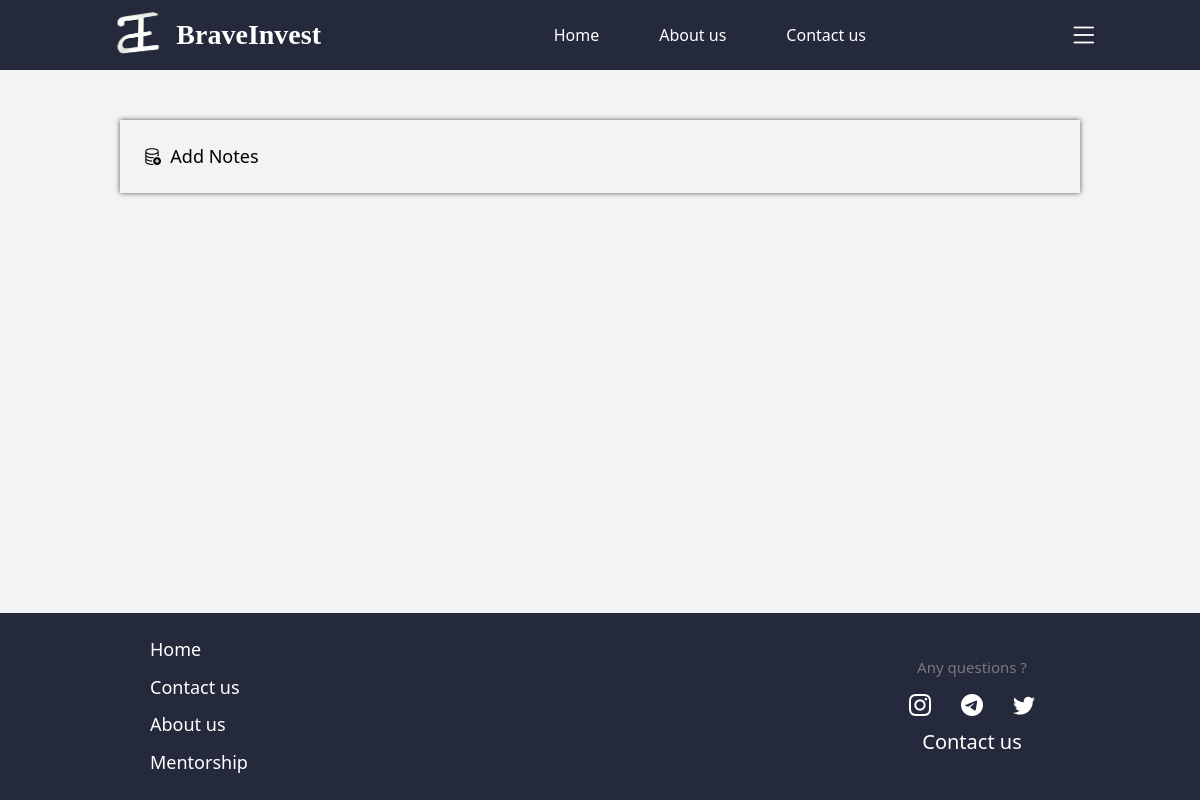
Before: /users/profile/notes/ (signed in) with the older database file.
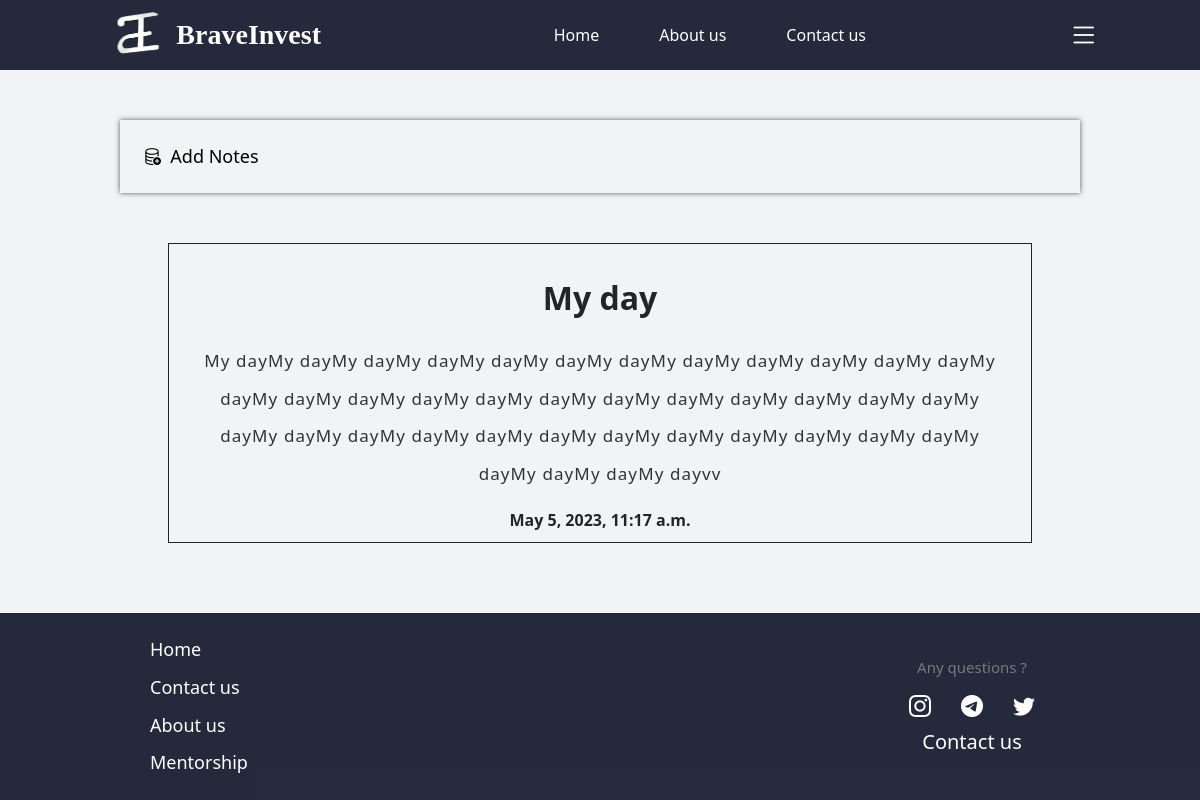
After: the same page with the newer database file.
### invest/models.py (models this page shows, shortened)
class Notes(models.Model):
    user = models.ForeignKey(User, on_delete=models.CASCADE)
    title = models.CharField(max_length=250, blank=True, null=True)
    text = models.TextField()
    created_at = models.DateTimeField(default=timezone.now)

### invest/views.py (the view)
# urls.py: path("users/profile/notes/", NotesView.as_view(), name="notes"),
class NotesView(View):
    def get(self, request):
        if request.user.is_staff:
            notes = Notes.objects.all()
            return render(request, "notes.html", {"notes":notes})
        return redirect(reverse("profile", kwargs={"id":request.user.id}))

### templates/notes.html
{% extends 'base.html' %}
{% block content %}
<div class="habits-content">
    {% if request.user.is_staff %}
        <div class="admin-table admin-table-create">
            <a class="admin-table-line" href="{% url 'create_note' %}">
                <i class="bi bi-database-add"></i> &nbsp Add Notes
            </a>
        </div>
    {% endif %}
        {% if notes %}
            {% for note in notes %}
                {% if note.user == request.user %}
                    <div class="you-vid">
                        <div class="note">
                            <h2>{{ note.title }}</h2>
                            <p>{{ note.text }}</p>
                            <b>{{ note.created_at }}</b>
                        </div>
                    </div>
                {% endif %}
            {% endfor %}
        {% endif %}
</div>
{% endblock content %}

Changed rows visible on the page:
added Notes: title "My day", text "My dayMy dayMy dayMy dayMy dayMy dayMy dayMy dayMy dayMy dayMy dayMy dayMy dayMy dayMy dayMy dayMy dayMy dayMy dayMy dayMy dayMy dayMy dayMy dayMy dayMy dayMy dayMy dayMy dayMy dayMy dayMy dayMy dayMy dayMy dayMy dayMy dayMy dayMy dayMy dayvv", created_at "May 5, 2023, 11:17 a.m."
